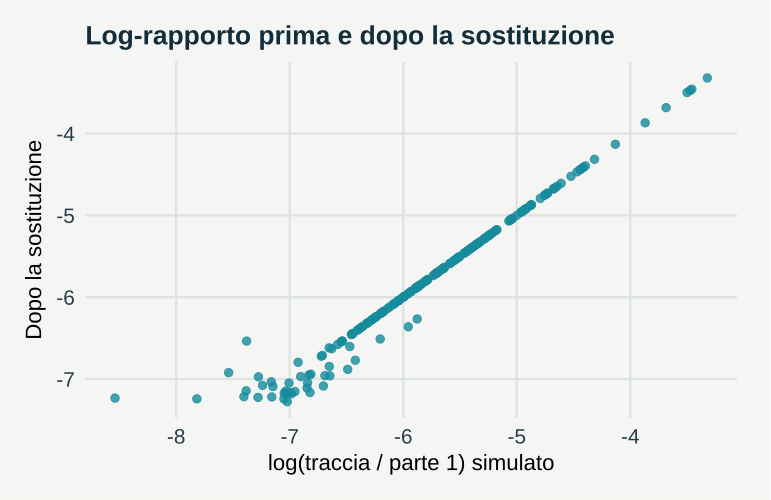

The R source for this figure:
# GeoStat Lab — funzioni comuni. R >= 4.3; ggplot2 >= 3.4; jsonlite.
suppressPackageStartupMessages(library(ggplot2))
col_geo <- c('#168B9C','#BC5B35','#7054A4','#A17B19','#227864','#64748B')
theme_set(theme_minimal(base_size=17, base_family='sans') + theme(
  plot.background=element_rect(fill='#F5F6F3',colour=NA),
  panel.background=element_rect(fill='#F5F6F3',colour=NA),
  panel.grid.minor=element_blank(),panel.grid.major=element_line(colour='#DCE3E2'),
  plot.title=element_text(size=19,face='bold',colour='#122D3B'),
  plot.subtitle=element_text(size=13,colour='#405560',margin=margin(b=12)),
  axis.text=element_text(size=15,colour='#273E4A'),axis.title=element_text(size=16),
  legend.position='bottom',legend.title=element_blank(),legend.text=element_text(size=14),
  strip.text=element_text(size=15,face='bold'),plot.margin=margin(18,24,18,18)))
metric <- function(...) data.frame(grandezza=names(c(...)),valore=as.character(c(...)),check.names=FALSE)
f <- function(x,d=3) {out<-formatC(x,digits=d,format='fg');out[!is.finite(x)]<-'Non definito';out}
line_plot <- function(d,x='x',y='y',title='',xl=x,yl=y,group=NULL) {
 p<-ggplot(d,aes(x=.data[[x]],y=.data[[y]]))
 if(is.null(group)) p<-p+geom_line(colour=col_geo[1],linewidth=1.05) else p<-p+aes(colour=.data[[group]],group=.data[[group]])+geom_line(linewidth=1)+scale_colour_manual(values=col_geo)
 p+labs(title=title,x=xl,y=yl)
}
point_plot <- function(d,x='x',y='y',title='',xl=x,yl=y,group=NULL) {
 p<-ggplot(d,aes(x=.data[[x]],y=.data[[y]]))
 if(is.null(group))p<-p+geom_point(colour=col_geo[1],size=2.5,alpha=.8) else p<-p+aes(colour=.data[[group]])+geom_point(size=2.7,alpha=.85)+scale_colour_manual(values=col_geo)
 p+labs(title=title,x=xl,y=yl)
}
hist_plot<-function(x,title='',xl='Valore',bins=20)ggplot(data.frame(x=x),aes(x))+geom_histogram(bins=bins,fill=col_geo[1],colour='#F5F6F3')+labs(title=title,x=xl,y='Frequenza')
bar_plot<-function(d,x='gruppo',y='valore',title='',yl='Valore')ggplot(d,aes(x=.data[[x]],y=.data[[y]],fill=.data[[x]]))+geom_col(width=.65)+scale_fill_manual(values=rep(col_geo,length.out=length(unique(d[[x]])) ))+guides(fill='none')+labs(title=title,x=NULL,y=yl)
map_plot<-function(d,z='z',title='',xl='Est [km]',yl='Nord [km]')ggplot(d,aes(x,y,fill=.data[[z]]))+geom_raster()+coord_equal()+scale_fill_gradientn(colours=c('#153F56','#298C9C','#B8CDB2','#F1D889','#AD542F'))+labs(title=title,x=xl,y=yl)
acf_data<-function(x,lag=20){a<-acf(x,lag.max=min(lag,length(x)-1),plot=FALSE);data.frame(x=as.vector(a$lag)[-1],y=as.vector(a$acf)[-1])}
# AR(1), distribuzione marginale stazionaria N(0, 1).
ar_series<-function(n,rho){x<-numeric(n);x[1]<-rnorm(1);for(i in 2:n)x[i]<-rho*x[i-1]+sqrt(1-rho^2)*rnorm(1);x}
# Distanze euclidee in unità metriche già dichiarate; nessuna conversione implicita di CRS.
dist_cross<-function(a,b)sqrt(outer(a[,1],b[,1],'-')^2+outer(a[,2],b[,2],'-')^2)
# Predittore IDW: i punti coincidenti ricevono esattamente il valore osservato.
idw<-function(xy,z,new,power=2){dd<-dist_cross(new,xy);apply(dd,1,function(d)if(any(d<1e-10))mean(z[d<1e-10])else weighted.mean(z,d^(-power)))}
# CART didattico binario: divisioni assiali che minimizzano l'impurità di Gini.
cart_fit<-function(x,y,depth=2,minleaf=4){
 node<-list(p=mean(y),n=length(y));if(depth<1||length(unique(y))<2||length(y)<2*minleaf)return(node)
 best<-Inf
 for(j in seq_len(ncol(x))){v<-sort(unique(x[,j])); if(length(v)<2)next
  for(cut in (head(v,-1)+tail(v,-1))/2){left<-x[,j]<=cut;nl<-sum(left);nr<-sum(!left);if(min(nl,nr)<minleaf)next
   score<-nl*mean(y[left])*(1-mean(y[left]))+nr*mean(y[!left])*(1-mean(y[!left]))
   if(score<best){best<-score;node$j<-j;node$cut<-cut;split<-left}
  }
 }
 if(is.finite(best)){node$left<-cart_fit(x[split,,drop=FALSE],y[split],depth-1,minleaf);node$right<-cart_fit(x[!split,,drop=FALSE],y[!split],depth-1,minleaf)};node
}
cart_predict<-function(tree,x)apply(x,1,function(row){t<-tree;while(!is.null(t$j))t<-if(row[t$j]<=t$cut)t$left else t$right;t$p})
p <- list(dl = 0.1, frac = 0.65, seed = 17)
set.seed(p$seed)
m <- log(c(70, 20, 9.8, 0.2))

Z <- sweep(matrix(rnorm(800, 0, 0.6), ncol = 4), 2, m, "+")

X <- 100 * exp(Z)/rowSums(exp(Z))

z <- X[, 4] < p$dl

delta <- p$frac * p$dl

Y <- X

Y[z, 4] <- delta

Y[z, 1:3] <- Y[z, 1:3] * (100 - delta)/rowSums(Y[z, 1:3, drop = FALSE])

lr_vero <- mean(log(X[, 4]/X[, 1]))

lr_sost <- mean(log(Y[, 4]/Y[, 1]))

lr_esclusi <- mean(log(X[!z, 4]/X[!z, 1]))

data <- data.frame(x = log(X[, 4]/X[, 1]), y = log(Y[, 4]/Y[, 1]))

plots <- list(point_plot(data, title = "Log-rapporto prima e dopo la sostituzione", xl = "log(traccia / parte 1) simulato", 
    yl = "Dopo la sostituzione"))

metrics <- metric(`Quota sotto il limite` = f(mean(z)), `Media simulata del log-rapporto` = f(lr_vero), 
    `Media con sostituzione` = f(lr_sost), `Media escludendo i campioni` = f(lr_esclusi))
print(metrics,row.names=FALSE)
ggplot2::ggsave('m17-zeri-A.svg',plots[[1]],device=svglite::svglite,width=7.7,height=5.0,bg='#F8F6F1')
